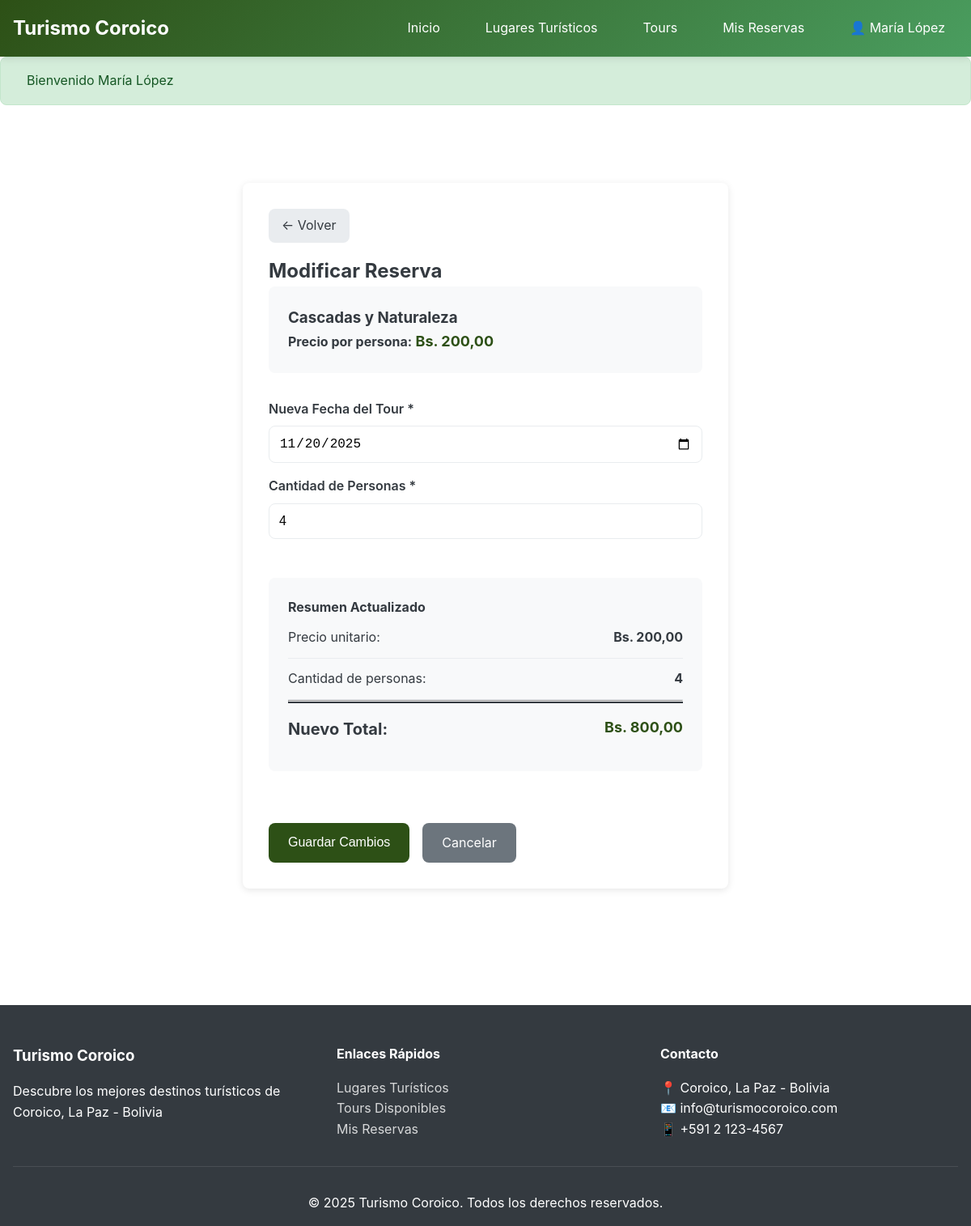
Screenshot of /reservas/editar?id=5 (signed in) with the database file from the repository.
### tables this page shows
CREATE TABLE `reservas` (
  `id_reserva` int(11) NOT NULL,
  `id_usuario` int(11) NOT NULL,
  `id_tour` int(11) NOT NULL,
  `fecha_tour` date NOT NULL,
  `cantidad_personas` int(11) NOT NULL DEFAULT 1,
  `precio_total` decimal(10,2) NOT NULL,
  `fecha_reserva` timestamp NOT NULL DEFAULT current_timestamp()
);

CREATE TABLE `tours` (
  `id_tour` int(11) NOT NULL,
  `nombre` varchar(150) NOT NULL,
  `descripcion` text NOT NULL,
  `precio` decimal(10,2) NOT NULL,
  `cupo_maximo` int(11) NOT NULL DEFAULT 10,
  `imagen_tour` varchar(255) DEFAULT 'default.jpg',
  `fecha_creacion` timestamp NOT NULL DEFAULT current_timestamp()
);

### controllers/ReservaController.php (called while the page is built, shortened)
<?php
require_once __DIR__ . '/../config/config.php';
require_once __DIR__ . '/../models/Reserva.php';
class ReservaController {
    private $reservaModel;
    public function __construct() {
        $this->reservaModel = new Reserva();
    }
    public function editar() {
        $id = $_GET['id'] ?? null;
        $reserva = $this->reservaModel->getDetalleCompleto($id);
        require_once __DIR__ . '/../views/reservas/editar.php';
    }
}

### index.php (called while the page is built, shortened)
<?php
require_once __DIR__ . '/config/config.php';
require_once __DIR__ . '/config/database.php';
$request_uri = $_SERVER['REQUEST_URI'];
$base_path = parse_url(BASE_URL, PHP_URL_PATH);
if ($base_path && strpos($request_uri, $base_path) === 0) {
    $request_uri = substr($request_uri, strlen($base_path));
}
$request_uri = strtok($request_uri, '?');
$request_uri = trim($request_uri, '/');
$segments = explode('/', $request_uri);
$methodName = isset($segments[1]) ? $segments[1] : 'index';
$methodName = lcfirst(str_replace('-', '', ucwords($methodName, '-')));
$controller = new $controllerName();
try {
    $controller->$methodName();
} catch (Exception $e) {
    error_log("Error en el controlador: " . $e->getMessage());
    echo "<!DOCTYPE html>
<html lang='es'>
<head>
    <meta charset='UTF-8'>
    <meta name='viewport' content='width=device-width, initial-scale=1.0'>
    <title>Error</title>
    <style>
        body {
            font-family: Arial, sans-serif;
            display: flex;
            justify-content: center;
            align-items: center;
            height: 100vh;
            margin: 0;
            background: #f5f5f5;
        }
        .error-container {
            text-align: center;
            padding: 2rem;
            background: white;
            border-radius: 10px;
            box-shadow: 0 2px 10px rgba(0,0,0,0.1);
            max-width: 500px;
        }
        h1 { color: #d32f2f; }
        a {
            display: inline-block;
            margin-top: 1rem;
            padding: 0.75rem 1.5rem;
            background: #2d5016;
            color: white;
            text-decoration: none;
            border-radius: 5px;
        }
        a:hover { background: #4a9d5f; }
    </style>
</head>
<body>
    <div class='error-container'>
        <h1>Error en la aplicación</h1>
        <p>Ha ocurrido un error inesperado. Por favor, intenta nuevamente.</p>
        <a href='" . BASE_URL . "'>Volver al Inicio</a>
    </div>
</body>
</html>";
}

### config/database.php (called while the page is built, shortened)
<?php
class Database {
    private static $instance = null;
    private $connection;
    private function __construct() {
        try {
            $dsn = "mysql:host=" . DB_HOST . ";dbname=" . DB_NAME . ";charset=" . DB_CHARSET;
            $options = [
                PDO::ATTR_ERRMODE            => PDO::ERRMODE_EXCEPTION,
                PDO::ATTR_DEFAULT_FETCH_MODE => PDO::FETCH_ASSOC,
                PDO::ATTR_EMULATE_PREPARES   => false,
            ];
            $this->connection = new PDO($dsn, DB_USER, DB_PASS, $options);
        } catch (PDOException $e) {
            die("Error de conexión a la base de datos: " . $e->getMessage());
        }
    }
    public static function getInstance() {
        if (self::$instance === null) {
            self::$instance = new self();
        }
        return self::$instance;
    }
    public function getConnection() {
        return $this->connection;
    }
}

### models/Reserva.php (called while the page is built, shortened)
<?php
require_once __DIR__ . '/Model.php';
class Reserva extends Model {
    public function getDetalleCompleto($id) {
        $sql = "SELECT r.*,
                t.nombre as tour_nombre,
                t.descripcion as tour_descripcion,
                t.precio as tour_precio,
                u.nombre_completo as usuario_nombre,
                u.email as usuario_email
                FROM reservas r
                INNER JOIN tours t ON r.id_tour = t.id_tour
                INNER JOIN usuarios u ON r.id_usuario = u.id_usuario
                WHERE r.id_reserva = ?";
        return $this->queryOne($sql, [$id]);
    }
}

### models/Model.php (called while the page is built, shortened)
<?php
require_once __DIR__ . '/../config/database.php';
class Model {
    protected $db;
    public function __construct() {
        $this->db = Database::getInstance()->getConnection();
    }
    protected function queryOne($sql, $params = []) {
        try {
            $stmt = $this->db->prepare($sql);
            $stmt->execute($params);
            $result = $stmt->fetch();
            return $result ? $result : null;
        } catch (PDOException $e) {
            error_log("Error en queryOne(): " . $e->getMessage());
            return null;
        }
    }
}

### config/config.php (called while the page is built, shortened)
<?php
function url($path = '') {
    return BASE_URL . ltrim($path, '/');
}
function formatearPrecio($precio) {
    return 'Bs. ' . number_format($precio, 2, ',', '.');
}

### views/reservas/editar.php (the view, shortened to what this page needs)
<?php
require_once __DIR__ . '/../layouts/header.php';
?>
<section class="section">
    <div class="container">
        <div class="form-page">
            <a href="<?php echo url('reservas/detalle?id=' . $reserva['id_reserva']); ?>" class="btn-back">← Volver</a>
            <h2>Modificar Reserva</h2>
            <div class="tour-summary">
                <h3><?php echo htmlspecialchars($reserva['tour_nombre']); ?></h3>
                <div class="tour-price">
                    <strong>Precio por persona:</strong>
                    <span class="price"><?php echo formatearPrecio($reserva['tour_precio']); ?></span>
                </div>
            </div>
            <form method="POST" action="<?php echo url('reservas/actualizar'); ?>" class="form" id="formEditarReserva">
                <div class="form-group">
                    <label for="fecha_tour">Nueva Fecha del Tour *</label>
                    <input type="date" id="fecha_tour" name="fecha_tour" class="form-control"
                           min="<?php echo date('Y-m-d', strtotime('+1 day')); ?>"
                           value="<?php echo $reserva['fecha_tour']; ?>" required>
                </div>
                <div class="form-group">
                    <label for="cantidad_personas">Cantidad de Personas *</label>
                    <input type="number" id="cantidad_personas" name="cantidad_personas"
                           class="form-control" min="1"
                           value="<?php echo $reserva['cantidad_personas']; ?>" required>
                </div>
                <div class="reservation-summary">
                    <h4>Resumen Actualizado</h4>
                    <div class="summary-item">
                        <span>Precio unitario:</span>
                        <strong><?php echo formatearPrecio($reserva['tour_precio']); ?></strong>
                    </div>
                    <div class="summary-item">
                        <span>Cantidad de personas:</span>
                        <strong id="personasMostrar"><?php echo $reserva['cantidad_personas']; ?></strong>
                    </div>
                    <hr>
                    <div class="summary-item summary-total">
                        <span>Nuevo Total:</span>
                        <strong class="price" id="totalMostrar"><?php echo formatearPrecio($reserva['precio_total']); ?></strong>
                    </div>
                </div>
                <div class="form-actions">
                    <button type="submit" class="btn-primary">Guardar Cambios</button>
                    <a href="<?php echo url('reservas/detalle?id=' . $reserva['id_reserva']); ?>" class="btn-secondary">Cancelar</a>
                </div>
            </form>
        </div>
    </div>
</section>
<?php require_once __DIR__ . '/../layouts/footer.php'; ?>

### public/css/styles.css (style rules this page uses)
:root { --color-primary: #2d5016; --color-primary-dark: #1a3009; --color-primary-light: #4a9d5f; --color-secondary: #87ceeb; --color-success: #28a745; --color-danger: #dc3545; --color-warning: #ffc107; --color-info: #17a2b8; --color-light: #f8f9fa; --color-dark: #343a40; --color-white: #ffffff; --color-gray: #6c757d; --color-gray-light: #e9ecef; --font-family: -apple-system, BlinkMacSystemFont, "Segoe UI", Roboto, "Helvetica Neue", Arial, sans-serif; --border-radius: 8px; --box-shadow: 0 2px 10px rgba(0, 0, 0, 0.1); --transition: all 0.3s ease; }
* { margin: 0; padding: 0; box-sizing: border-box; }
body { font-family: var(--font-family); line-height: 1.6; color: var(--color-dark); background-color: var(--color-white); }
a { text-decoration: none; color: var(--color-primary); transition: var(--transition); }
.container { max-width: 1200px; margin: 0 auto; padding: 0 1rem; }
.btn-primary, .btn-secondary, .btn-warning, .btn-danger, .btn-sm { display: inline-block; padding: 0.75rem 1.5rem; border: none; border-radius: var(--border-radius); font-size: 1rem; cursor: pointer; transition: var(--transition); text-align: center; }
.btn-primary { background: var(--color-primary); color: var(--color-white); }
.btn-secondary { background: var(--color-gray); color: var(--color-white); }
.btn-back { background: var(--color-gray-light); color: var(--color-dark); padding: 0.5rem 1rem; border-radius: var(--border-radius); display: inline-block; margin-bottom: 1rem; }
.section { padding: 3rem 0; }
.price { color: var(--color-primary); font-weight: bold; font-size: 1.125rem; }
.form-container, .form-page { max-width: 600px; margin: 2rem auto; background: var(--color-white); padding: 2rem; border-radius: var(--border-radius); box-shadow: var(--box-shadow); }
.form { display: flex; flex-direction: column; gap: 1rem; }
.form-group { display: flex; flex-direction: column; }
.form-group label { margin-bottom: 0.5rem; font-weight: 600; color: var(--color-dark); }
.form-control { padding: 0.75rem; border: 1px solid var(--color-gray-light); border-radius: var(--border-radius); font-size: 1rem; transition: var(--transition); }
.form-actions { display: flex; gap: 1rem; margin-top: 1rem; }
.tour-summary { background: var(--color-light); padding: 1.5rem; border-radius: var(--border-radius); margin-bottom: 2rem; }
.reservation-summary { background: var(--color-light); padding: 1.5rem; border-radius: var(--border-radius); margin: 2rem 0; }
.summary-item { display: flex; justify-content: space-between; padding: 0.75rem 0; border-bottom: 1px solid var(--color-gray-light); }
.summary-item:last-child { border-bottom: none; }
.summary-total { font-size: 1.25rem; font-weight: bold; border-top: 2px solid var(--color-dark); padding-top: 1rem; }

### rows the page displays
reservas: id_tour.nombre "Cascadas y Naturaleza", id_tour.precio "Bs. 200,00", fecha_tour "11/20/2025", cantidad_personas "4", precio_total "Bs. 800,00"

### other values shown
SITE_NAME "Turismo Coroico"
$_SESSION['nombre_completo'] "María López"
$mensaje['texto'] "Bienvenido María López"
SITE_DESCRIPTION "Descubre los mejores destinos turísticos de Coroico, La Paz - Bolivia"
